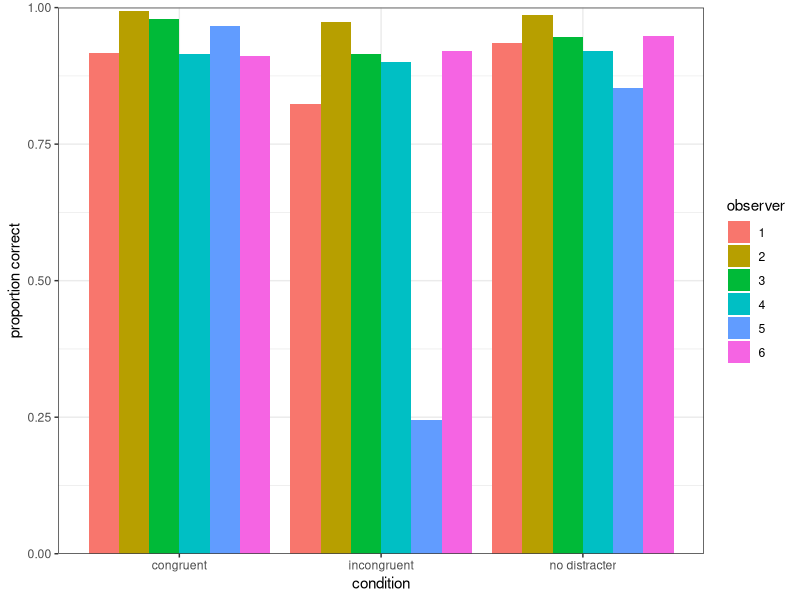

Write R code to recreate this figure. (Note: this script raises an error after producing the figure.)
library(ggplot2)
library(dplyr)
library(colorspace)
options(digits=3)

fDat = read.csv("fixations.csv")
rDat = read.csv("response.csv")
fDat$observer = factor(fDat$observer)
rDat$observer = as.factor(rDat$observer)

aDat = aggregate(targDiscrim~observer+congC, rDat, "mean")

plt = ggplot(aDat, aes(x=congC, y=targDiscrim, fill=observer))
plt = plt + geom_bar(stat="identity", position=position_dodge())
plt = plt + scale_y_continuous(name="proportion correct",  limits=c(0,1), expand=c(0,0))
plt = plt + scale_x_discrete(name="condition")
plt = plt + theme_bw()
ggsave("../graphs/accPlot.pdf", height=5, width=5)


#  classify trial
dat$type = 'error'
dat$type[as.logical(dat$lengthOK) & (dat$lookedAtTarg==TRUE)] = "direct"
# dat$type[dat$pathLength>1.2] = "tooLong"
# dat$type[dat$lookedAtDist==TRUE] = "fixatedDistracter"

dat$type = as.factor(dat$type)

dat$thought = as.factor(dat$thought)
levels(dat$thought) = c("bad", "good")
levels(dat$observer) = c("1", "2", "3", "4", "5", "6")

# plot basic results for distracter trials. 
plt = ggplot(filter(dat, distracter==1), aes(x=type, fill=thought)) + geom_bar(stat="count") + facet_grid(~observer)
plt = plt + theme_bw() + scale_y_continuous(name="number of trials") + scale_x_discrete(name=" ")
plt = plt + theme(legend.position="top") + scale_fill_discrete(name="responded that the trial was:")
plt = plt + theme(axis.text.x=element_text(angle=90,hjust=1,vjust=0.5))
plt = plt + scale_fill_brewer(type="seq", palette=3, name="response", direction=-1)
ggsave("../graphs/capturedAndThoughtA.pdf", width=10, height=4)
ggsave("../graphs/capturedAndThoughtA.png", width=10, height=4)




# calculate prec and recall for each person
dat_pr = data.frame(person=character(), stat=factor(levels=c('accuracy', 'precision', 'rec')), val=numeric())

for (person in levels(dat$observer))
{
	pdat = dat[which(dat$observer==person),]
	prec = sum(pdat$type=="error" & pdat$thought=="bad")/sum(pdat$thought=="bad")
	recall = sum(pdat$type=="error" & pdat$thought=="bad")/sum(pdat$type=="error")
	acc = mean((pdat$type=="error") == (pdat$thought=="bad"))
	
	dat_pr = rbind(dat_pr, data.frame(person=person, stat="precision", val=prec))
	dat_pr = rbind(dat_pr, data.frame(person=person, stat="recall", val=recall))
	dat_pr = rbind(dat_pr, data.frame(person=person, stat="F1", val=2*prec*recall/(prec+recall)))
	dat_pr= rbind(dat_pr, data.frame(person=person, stat="accuracy", val=acc))
}

dat_pr$stat = factor(dat_pr$stat, levels=c('accuracy', 'precision', 'recall', "F1"))
plt = ggplot(dat_pr, aes(x=stat, y=val)) + geom_boxplot(fill="grey")
plt = plt + theme_bw() + theme(axis.title.x = element_blank(), axis.title.y = element_blank(), legend.position="none")
ggsave("../graphs/f1score.pdf", height=5, width=5)
ggsave("../graphs/f1score.png", height=5, width=5)
